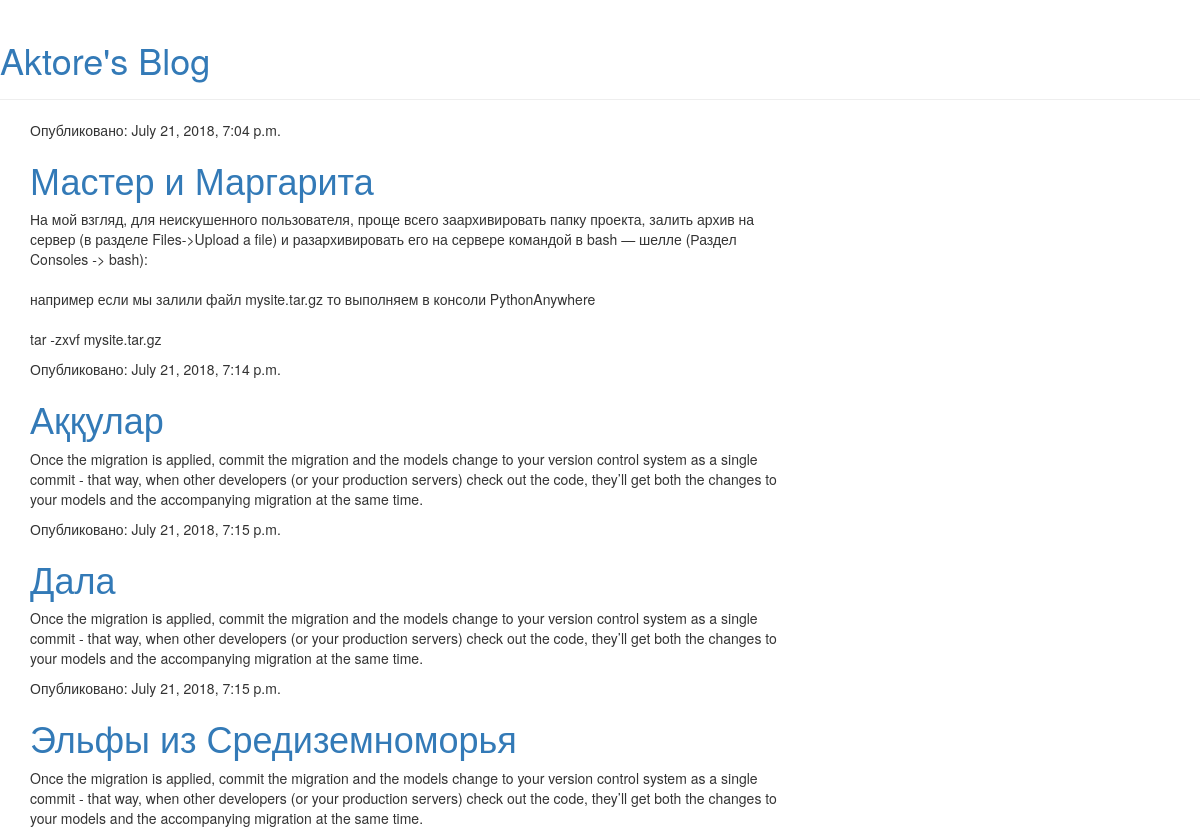
The app's page /, older data.
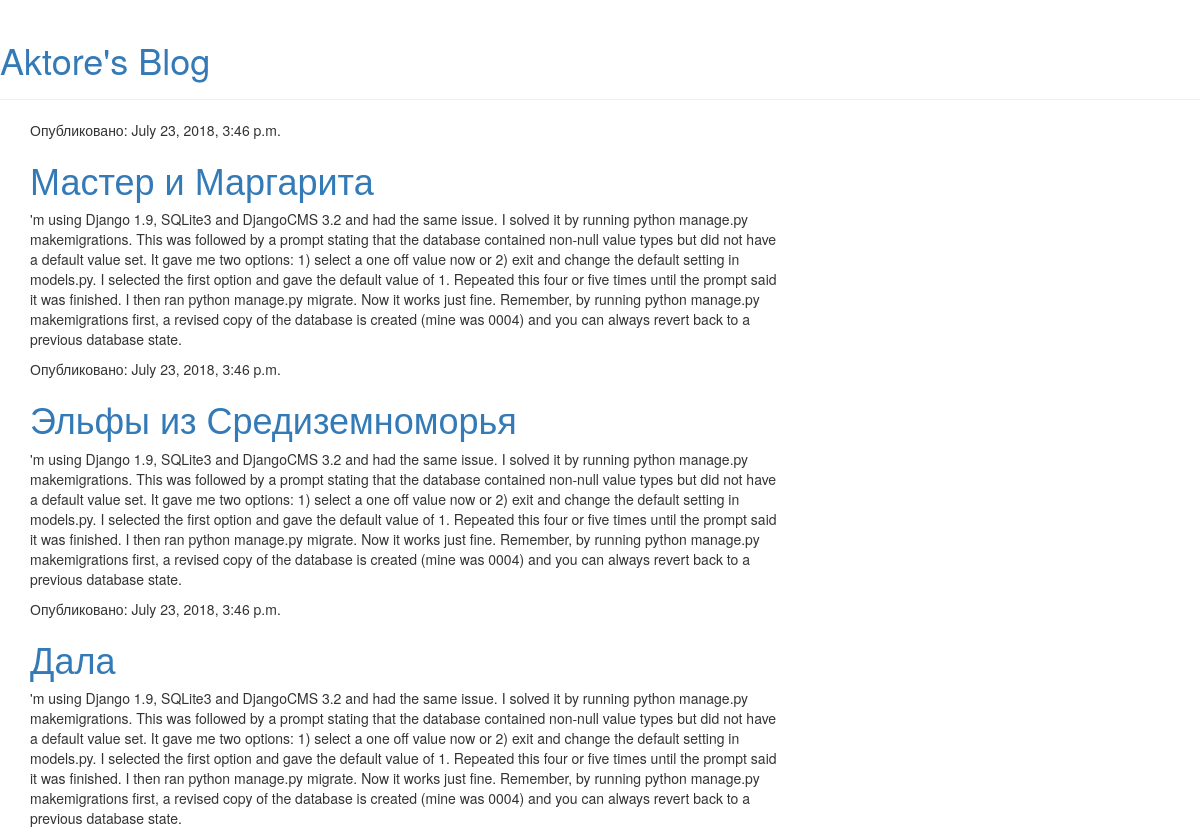
The same page, newer data.
### blog/models.py (models this page shows, shortened)
class Post(models.Model):
    auth = models.ForeignKey('auth.User',on_delete=models.CASCADE)
    title = models.CharField(max_length=200)
    text = models.TextField()
    created_date = models.DateTimeField(default=timezone.now)
    published_date = models.DateTimeField(blank=True, null=True)

### blog/views.py (the view)
# urls.py: url(r'^$', views.post_list, name='post_list'),
def post_list(request):
    posts = Post.objects.filter(published_date__lte=timezone.now()).order_by('published_date')
    return render(request, 'blog/post_list.html', {'posts': posts})

### blog/templates/blog/post_list.html
{% extends 'blog/base.html' %}
  {% block content %}
    {% for post in posts %}
        <div class="post">
            <div class="date">
                <p>Опубликовано: {{ post.published_date }}</p>
            </div>
            <h1><a href="{% url 'post_detail' pk=post.pk %}">{{ post.title }}</a></h1>
            <p>{{ post.text|linebreaksbr }}</p>
        </div>
    {% endfor %}
    {% endblock %}

### blog/templates/blog/base.html (shortened to what this page needs)
<!DOCTYPE html>
<html lang="en">
<head>
    <link rel="stylesheet" href="//maxcdn.bootstrapcdn.com/bootstrap/3.2.0/css/bootstrap.min.css">
    <link rel="stylesheet" href="//maxcdn.bootstrapcdn.com/bootstrap/3.2.0/css/bootstrap-theme.min.css">
</head>
<body>
    <div class="page-header">
        <h1><a href="/">Aktore's Blog</a></h1>
    </div>
    <div class="content container">
        <div class="row">
            <div class="col-md-8">
            {% block content %}
            {% endblock %}
            </div>
        </div>
    </div>
</body>
</html>

Row changes from the older to the newer data that the page shows:
removed Post: published_date "July 21, 2018, 7:14 p.m.", title "Аққулар", text "Once the migration is applied, commit the migration and the models change to your version control system as a single commit - that way, when other developers (or your production servers) check out the code, they’ll get both the changes to your models and the accompanying migration at the same time."
no longer on this page (row edited): Post: published_date "July 21, 2018, 7:15 p.m.", title "Эльфы из Средиземноморья", text "Once the migration is applied, commit the migration and the models change to your version control system as a single commit - that way, when other developers (or your production servers) check out the code, they’ll get both the changes to your models and the accompanying migration at the same time."
changed Post "Мастер и Маргарита": published_date "July 21, 2018, 7:04 p.m." → "July 23, 2018, 3:46 p.m."; text "На мой взгляд, для неискушенного пользователя, проще всего заархивировать папку проекта, залить архив на сервер (в разделе Files->Upload a file) и разархивировать его на сервере командой в bash — шелле (Раздел Consoles -> bash): например если мы залили файл mysite.tar.gz то выполняем в консоли PythonAnywhere tar -zxvf mysite.tar.gz" → "'m using Django 1.9, SQLite3 and DjangoCMS 3.2 and had the same issue. I solved it by running python manage.py makemigrations. This was followed by a prompt stating that the database contained non-null value types but did not have a default value set. It gave me two options: 1) select a one off value now or 2) exit and change the default setting in models.py. I selected the first option and gave the default value of 1. Repeated this four or five times until the prompt said it was finished. I then ran python manage.py migrate. Now it works just fine. Remember, by running python manage.py makemigrations first, a revised copy of the database is created (mine was 0004) and you can always revert…"
added Post: published_date "July 23, 2018, 3:46 p.m.", title "Эльфы из Средиземноморья", text "'m using Django 1.9, SQLite3 and DjangoCMS 3.2 and had the same issue. I solved it by running python manage.py makemigrations. This was followed by a prompt stating that the database contained non-null value types but did not have a default value set. It gave me two options: 1) select a one off value now or 2) exit and change the default setting in models.py. I selected the first option and gave the default value of 1. Repeated this four or five times until the prompt said it was finished. I then ran python manage.py migrate. Now it works just fine. Remember, by running python manage.py makemigrations first, a revised copy of the database is created (mine was 0004) and you can always revert…"
changed Post "Дала": published_date "July 21, 2018, 7:15 p.m." → "July 23, 2018, 3:46 p.m."; text "Once the migration is applied, commit the migration and the models change to your version control system as a single commit - that way, when other developers (or your production servers) check out the code, they’ll get both the changes to your models and the accompanying migration at the same time." → "'m using Django 1.9, SQLite3 and DjangoCMS 3.2 and had the same issue. I solved it by running python manage.py makemigrations. This was followed by a prompt stating that the database contained non-null value types but did not have a default value set. It gave me two options: 1) select a one off value now or 2) exit and change the default setting in models.py. I selected the first option and gave the default value of 1. Repeated this four or five times until the prompt said it was finished. I then ran python manage.py migrate. Now it works just fine. Remember, by running python manage.py makemigrations first, a revised copy of the database is created (mine was 0004) and you can always revert…"
